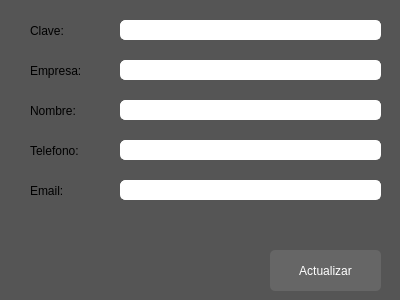
<?xml version="1.0" encoding="UTF-8"?>
<ui version="4.0">
 <class>ActualizarProveedor</class>
 <widget class="QWidget" name="ActualizarProveedor">
  <property name="geometry">
   <rect>
    <x>0</x>
    <y>0</y>
    <width>400</width>
    <height>300</height>
   </rect>
  </property>
  <property name="maximumSize">
   <size>
    <width>400</width>
    <height>300</height>
   </size>
  </property>
  <property name="windowTitle">
   <string>Actualizar Proveedor</string>
  </property>
  <property name="styleSheet">
   <string notr="true">background-color: #555;</string>
  </property>
  <widget class="QLabel" name="lbl_nombre">
   <property name="geometry">
    <rect>
     <x>30</x>
     <y>100</y>
     <width>91</width>
     <height>21</height>
    </rect>
   </property>
   <property name="styleSheet">
    <string notr="true">color: balck;
font: 900 12pt &quot;Arial&quot;;</string>
   </property>
   <property name="text">
    <string>Nombre:</string>
   </property>
  </widget>
  <widget class="QLabel" name="lbl_telefono">
   <property name="geometry">
    <rect>
     <x>30</x>
     <y>140</y>
     <width>81</width>
     <height>21</height>
    </rect>
   </property>
   <property name="styleSheet">
    <string notr="true">color: balck;
font: 900 12pt &quot;Arial&quot;;</string>
   </property>
   <property name="text">
    <string>Telefono:</string>
   </property>
  </widget>
  <widget class="QLabel" name="lbl_empresa">
   <property name="geometry">
    <rect>
     <x>30</x>
     <y>60</y>
     <width>91</width>
     <height>21</height>
    </rect>
   </property>
   <property name="styleSheet">
    <string notr="true">color: balck;
font: 900 12pt &quot;Arial&quot;;</string>
   </property>
   <property name="text">
    <string>Empresa:</string>
   </property>
  </widget>
  <widget class="QLineEdit" name="txt_telefono">
   <property name="geometry">
    <rect>
     <x>120</x>
     <y>140</y>
     <width>261</width>
     <height>20</height>
    </rect>
   </property>
   <property name="styleSheet">
    <string notr="true">color: black;
font: 75 10pt &quot;Arial&quot;;
border: 1px solid white;
border-radius: 5px;
background-color: white;</string>
   </property>
   <property name="text">
    <string/>
   </property>
  </widget>
  <widget class="QLabel" name="lbl_email">
   <property name="geometry">
    <rect>
     <x>30</x>
     <y>180</y>
     <width>61</width>
     <height>21</height>
    </rect>
   </property>
   <property name="styleSheet">
    <string notr="true">color: balck;
font: 900 12pt &quot;Arial&quot;;</string>
   </property>
   <property name="text">
    <string>Email:</string>
   </property>
  </widget>
  <widget class="QLineEdit" name="txt_empresa">
   <property name="geometry">
    <rect>
     <x>120</x>
     <y>60</y>
     <width>261</width>
     <height>20</height>
    </rect>
   </property>
   <property name="styleSheet">
    <string notr="true">color: black;
font: 75 10pt &quot;Arial&quot;;
border: 1px solid white;
border-radius: 5px;
background-color: white;</string>
   </property>
   <property name="text">
    <string/>
   </property>
  </widget>
  <widget class="QLineEdit" name="txt_email">
   <property name="geometry">
    <rect>
     <x>120</x>
     <y>180</y>
     <width>261</width>
     <height>20</height>
    </rect>
   </property>
   <property name="styleSheet">
    <string notr="true">color: black;
font: 75 10pt &quot;Arial&quot;;
border: 1px solid white;
border-radius: 5px;
background-color: white;</string>
   </property>
  </widget>
  <widget class="QLabel" name="lbl_clave">
   <property name="geometry">
    <rect>
     <x>30</x>
     <y>20</y>
     <width>71</width>
     <height>21</height>
    </rect>
   </property>
   <property name="styleSheet">
    <string notr="true">color: balck;
font: 900 12pt &quot;Arial&quot;;</string>
   </property>
   <property name="text">
    <string>Clave:</string>
   </property>
  </widget>
  <widget class="QLineEdit" name="txt_clave">
   <property name="geometry">
    <rect>
     <x>120</x>
     <y>20</y>
     <width>261</width>
     <height>20</height>
    </rect>
   </property>
   <property name="styleSheet">
    <string notr="true">color: black;
font: 75 10pt &quot;Arial&quot;;
border: 1px solid white;
border-radius: 5px;
background-color: white;</string>
   </property>
  </widget>
  <widget class="QLineEdit" name="txt_nombre">
   <property name="geometry">
    <rect>
     <x>120</x>
     <y>100</y>
     <width>261</width>
     <height>20</height>
    </rect>
   </property>
   <property name="styleSheet">
    <string notr="true">color: black;
font: 75 10pt &quot;Arial&quot;;
border: 1px solid white;
border-radius: 5px;
background-color: white;</string>
   </property>
   <property name="echoMode">
    <enum>QLineEdit::Normal</enum>
   </property>
  </widget>
  <widget class="QPushButton" name="btn_actualizar_proveedor">
   <property name="geometry">
    <rect>
     <x>270</x>
     <y>250</y>
     <width>111</width>
     <height>41</height>
    </rect>
   </property>
   <property name="cursor">
    <cursorShape>PointingHandCursor</cursorShape>
   </property>
   <property name="styleSheet">
    <string notr="true">QObject{
	color:White;
	font: 900 12pt &quot;Arial&quot;;
	background-color: #666;
	border-radius: 5px;
}
QObject:hover{
	background-color: #222;
}</string>
   </property>
   <property name="text">
    <string>Actualizar</string>
   </property>
  </widget>
 </widget>
 <resources/>
 <connections/>
</ui>
